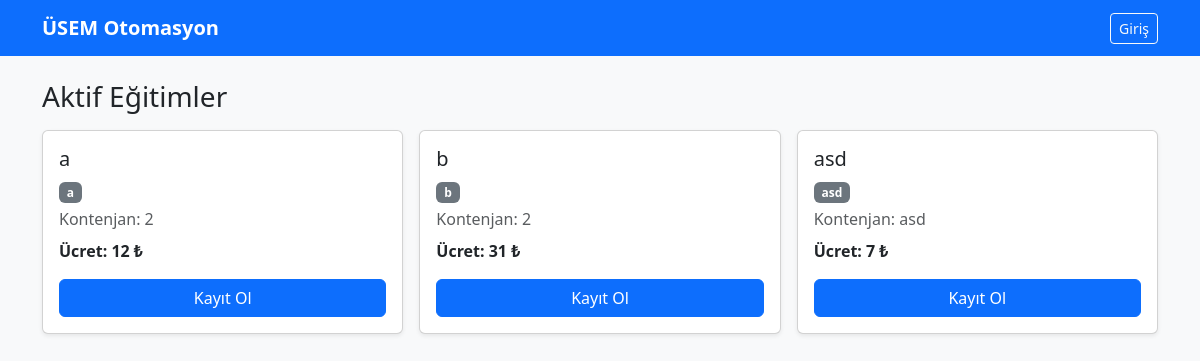
The page / on the database its author committed.
### app.py (models this page shows)
class Egitim(db.Model):
    id = db.Column(db.Integer, primary_key=True)
    baslik = db.Column(db.String(100), nullable=False)
    kategori = db.Column(db.String(50))
    kontenjan = db.Column(db.String(50))
    fiyat = db.Column(db.Integer)

### app.py (the view)
@app.route('/')
def index():
    egitimler = Egitim.query.all()
    return render_template('index.html', egitimler=egitimler)

### templates/index.html (shortened to what this page needs)
{% extends "base.html" %}
{% block content %}
<h1 class="h3 mb-3">Aktif Eğitimler</h1>
{% if egitimler %}
  <div class="row g-3">
    {% for e in egitimler %}
      <div class="col-12 col-md-6 col-lg-4">
        <div class="card shadow-sm h-100">
          <div class="card-body">
            <h5 class="card-title">{{ e.baslik }}</h5>
            <p class="card-text mb-1"><span class="badge text-bg-secondary">{{ e.kategori or 'Genel' }}</span></p>
            <p class="card-text text-muted mb-2">Kontenjan: {{ e.kontenjan or '-' }}</p>
            <p class="card-text fw-semibold mb-3">Ücret: {{ e.fiyat }} ₺</p>
            <a class="btn btn-primary w-100" href="{{ url_for('kayit_ol', egitim_id=e.id) }}">Kayıt Ol</a>
          </div>
        </div>
      </div>
    {% endfor %}
  </div>
{% else %}
  <div class="alert alert-info">Şu anda listelenecek eğitim bulunmuyor.</div>
{% endif %}
{% endblock %}

### rows shown on the page
Egitim: baslik "a", kategori "a", kontenjan "2", fiyat "12"
Egitim: baslik "b", kategori "b", kontenjan "2", fiyat "31"
Egitim: baslik "asd", kategori "asd", kontenjan "asd", fiyat "7"
